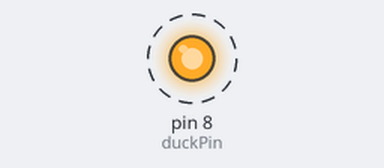
A sketch run on a simulated Arduino Uno, built with avr-gcc and run on an emulated ATmega328P. Shown: output pins drawn as LEDs (lit = HIGH). Dashed ring = blinking.

Above: at 0.5 s.
Timing chart, 0 to 4.6 s (numbered marks = the images above):
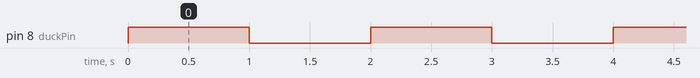

Measured:
- by itself, pin 8 (duckPin): alternates HIGH for 1.0 s and LOW for 1.0 s

The sketch:

Cuckoo_Clock.ino
```cpp
// TESTING DUCK WIGGLE
int duckPin = 8; // LED connected to digital pin 13
int testDuck;

void setup()
{
  pinMode(duckPin, OUTPUT);      // sets the digital pin as output
}

void loop()
{
  digitalWrite(duckPin, HIGH);   // sets the LED on
  delay(1000);                  // waits for a second
  digitalWrite(duckPin, LOW);    // sets the LED off
  delay(1000);                  // waits for a second
}

///*
//Conner Hunihan
//
// */
//
//#include <Servo.h>
//
//int servoPin = 7; // pin for the servo motor
//int duckPin = 8;
//
//Servo myservo;    // create servo object to control a servo
//int pos;     // the position we want to move servo1 to
//int duck;
//
//int val;          // variable used to store data from serial port
//
//void setup() {
//  myservo.attach(servoPin); // attaches the servo on pin servoPin to the servo object
//  pinMode(duckPin, OUTPUT);
//  Serial.begin(9600);
//  Serial.println("Servo control program ready");
//}
//
//void loop() {
//  while (Serial.available()) {
//    val = Serial.read();
//    if (val >= '1' && val <= '9' ) {
//      Serial.println();Serial.println();
//      // interpret the user's input to get a number from 1 to 9
//      val = val - '0'; // convert val from character variable to number variable
//                       // (see http://forum.arduino.cc/index.php?topic=103511.0 for a forum discussing more about this)
//      Serial.print("val = ");Serial.println(val);
//
//      // calculate the position that we should move the servo to
//      pos = map(val, 1, 9, 0, 180); // (see https://www.arduino.cc/en/Reference/Map)
//      Serial.print("pos = ");Serial.println(pos);
//
//      if (val == '9'){
//        digitalWrite(duckPin, HIGH);
//      }
//      else if (val <= '8'){
//        digitalWrite(duckPin, LOW);
//      }
//
//      // tell the servo to go to the position
//      myservo.write(pos);
//      // wait a few milliseconds so we don't overload the servo with too many commands all at once
//      delay(15);
//    }
//  }
//}
```
